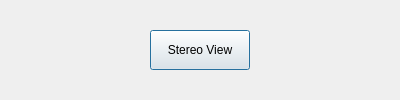
<?xml version="1.0" encoding="UTF-8"?>
<ui version="4.0">
 <class>Dialog</class>
 <widget class="QDialog" name="Dialog">
  <property name="geometry">
   <rect>
    <x>0</x>
    <y>0</y>
    <width>400</width>
    <height>100</height>
   </rect>
  </property>
  <widget class="QPushButton" name="demoButton">
   <property name="geometry">
    <rect>
     <x>150</x>
     <y>30</y>
     <width>100</width>
     <height>40</height>
    </rect>
   </property>
   <property name="text">
    <string>Stereo View</string>
   </property>
  </widget>
 </widget>
 <resources/>
 <connections/>
</ui>
